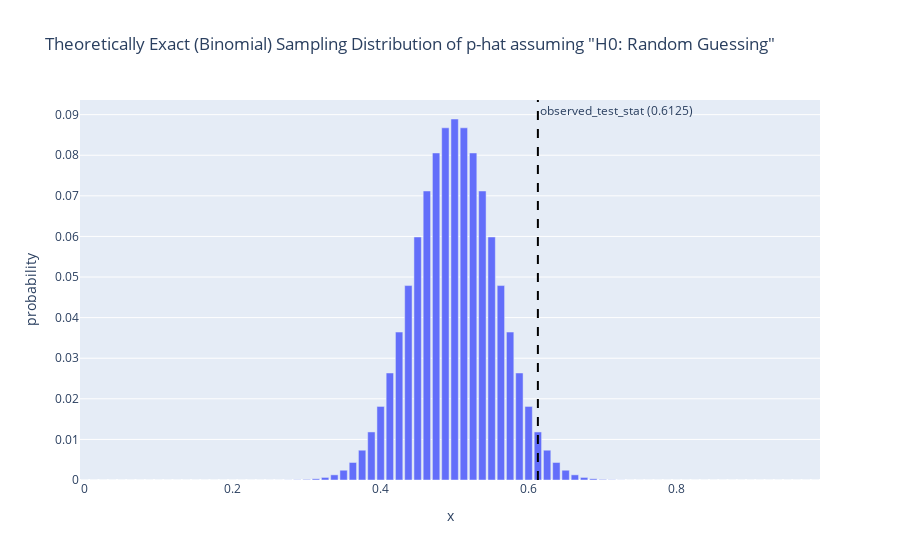

Notebook cell for this chart:
### Markdown cell above
> Answer here...

### Code cell
from scipy import stats; x=np.arange(0,80); prob=stats.binom(n=80, p=0.5).pmf(x)
fig = px.bar(pd.DataFrame({'x':x/80,'probability':prob}), x='x', y='probability',
             title='Theoretically Exact (Binomial) Sampling Distribution of p-hat assuming "H0: Random Guessing"')
fig.add_vline(x=observed_test_stat, line_dash="dash", line_color="black",
              annotation_text="observed_test_stat (0.6125)")

### Figure 1 — Plotly figure (JSON) as saved in the notebook; plotly's stock layout.template omitted (floating-point values rounded to 4 significant figures)
{"data": [{"alignmentgroup": "True", "hovertemplate": "x=%{x}<br>probability=%{y}<extra></extra>", "legendgroup": "", "marker": {"color": "#636efa", "pattern": {"shape": ""}}, "name": "", "offsetgroup": "", "orientation": "v", "showlegend": false, "textposition": "auto", "type": "bar", "x": [0, 0.0125, 0.025, 0.0375, 0.05, 0.0625, 0.075, 0.0875, 0.1, 0.1125, 0.125, 0.1375, 0.15, 0.1625, 0.175, 0.1875, 0.2, 0.2125, 0.225, 0.2375, 0.25, 0.2625, 0.275, 0.2875, 0.3, 0.3125, 0.325, 0.3375, 0.35, 0.3625, 0.375, 0.3875, 0.4, 0.4125, 0.425, 0.4375, 0.45, 0.4625, 0.475, 0.4875, 0.5, 0.5125, 0.525, 0.5375, 0.55, 0.5625, 0.575, 0.5875, 0.6, 0.6125, 0.625, 0.6375, 0.65, 0.6625, 0.675, 0.6875, 0.7, 0.7125, 0.725, 0.7375, 0.75, 0.7625, 0.775, 0.7875, 0.8, 0.8125, 0.825, 0.8375, 0.85, 0.8625, 0.875, 0.8875, 0.9, 0.9125, 0.925, 0.9375, 0.95, 0.9625, 0.975, 0.9875], "xaxis": "x", "y": [8.272e-25, 6.617e-23, 2.614e-21, 6.796e-20, 1.308e-18, 1.989e-17, 2.486e-16, 2.628e-15, 2.398e-14, 1.918e-13, 1.362e-12, 8.667e-12, 4.983e-11, 2.607e-10, 1.248e-09, 5.489e-09, 2.23e-08, 8.395e-08, 2.938e-07, 9.588e-07, 2.924e-06, 8.355e-06, 2.241e-05, 5.651e-05, 0.0001342, 0.0003006, 0.0006359, 0.001272, 0.002407, 0.004317, 0.007338, 0.01184, 0.01812, 0.02636, 0.03644, 0.04789, 0.05987, 0.07119, 0.08056, 0.08676, 0.08893, 0.08676, 0.08056, 0.07119, 0.05987, 0.04789, 0.03644, 0.02636, 0.01812, 0.01184, 0.007338, 0.004317, 0.002407, 0.001272, 0.0006359, 0.0003006, 0.0001342, 5.651e-05, 2.241e-05, 8.355e-06, 2.924e-06, 9.588e-07, 2.938e-07, 8.395e-08, 2.23e-08, 5.489e-09, 1.248e-09, 2.607e-10, 4.983e-11, 8.667e-12, 1.362e-12, 1.918e-13, 2.398e-14, 2.628e-15, 2.486e-16, 1.989e-17, 1.308e-18, 6.796e-20, 2.614e-21, 6.617e-23], "yaxis": "y"}], "layout": {"annotations": [{"showarrow": false, "text": "observed_test_stat (0.6125)", "x": 0.6125, "xanchor": "left", "xref": "x", "y": 1, "yanchor": "top", "yref": "y domain"}], "barmode": "relative", "legend": {"tracegroupgap": 0}, "shapes": [{"line": {"color": "black", "dash": "dash"}, "type": "line", "x0": 0.6125, "x1": 0.6125, "xref": "x", "y0": 0, "y1": 1, "yref": "y domain"}], "title": {"text": "Theoretically Exact (Binomial) Sampling Distribution of p-hat assuming \"H0: Random Guessing\""}, "xaxis": {"anchor": "y", "domain": [0, 1], "title": {"text": "x"}}, "yaxis": {"anchor": "x", "domain": [0, 1], "title": {"text": "probability"}}}}
